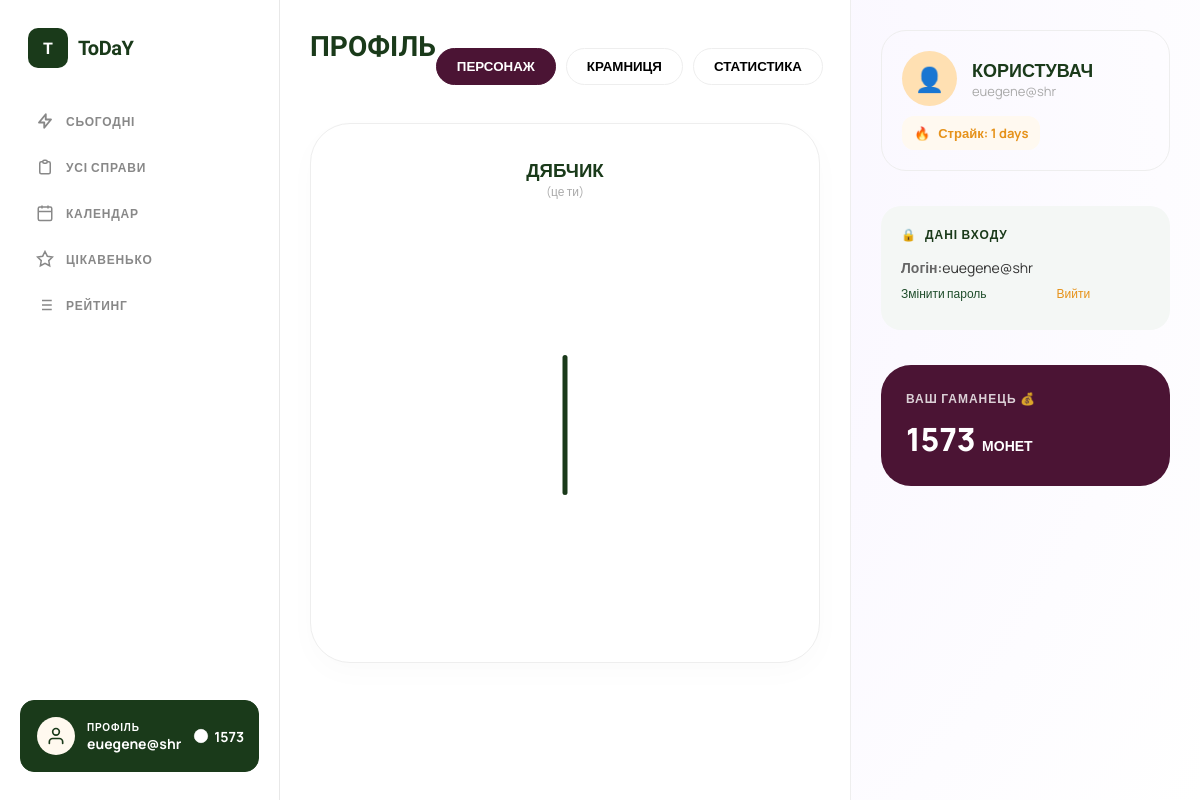
The app's page /profile-shop/ (signed in), older data.
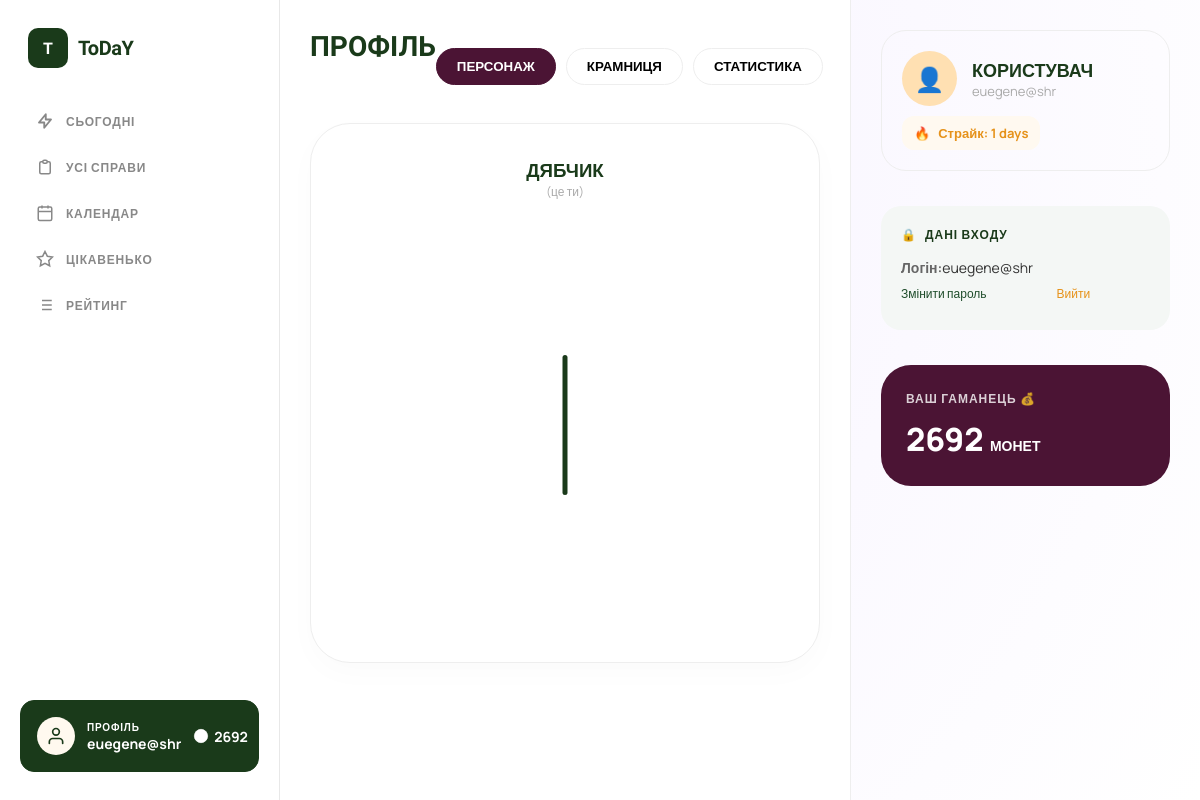
The same page, newer data.
### users/models.py (models this page shows)
class User(AbstractUser):
    email = models.EmailField(unique=True)
    total_points = models.IntegerField(default=0)
    coins = models.IntegerField(default=100)  # added this for coin sysytem
    USERNAME_FIELD = "email"
    REQUIRED_FIELDS = ['username']

### rating/models.py (models this page shows, shortened)
class UserRating(models.Model):
    user = models.OneToOneField(User, on_delete=models.CASCADE, related_name="rating")
    total_points = models.FloatField(default=0)
    current_streak = models.IntegerField(default=1)
    last_completed_date = models.DateField(null=True, blank=True)
    last_penalty_date = models.DateField(null=True, blank=True)

### profile_app/views.py (the view)
# urls.py: path('', views.profile_view, name='main'),
@login_required
def profile_view(request):
    user = request.user
    user_inventory = UserInventory.objects.filter(user=user)
    owned_slugs = list(user_inventory.values_list('item__slug', flat=True))
    equipped_slugs = list(user_inventory.filter(is_equipped=True).values_list('item__slug', flat=True))
    all_items = Item.objects.all()
    stats_query = Task.objects.filter(user=request.user).values(
        'category__name', 'category__color'
    ).annotate(
        total_hours=Sum('estimated_hours')
    ).order_by('-total_hours')
    chart_labels = []
    chart_data = []
    chart_colors = []
    for entry in stats_query:
        name = entry['category__name']
        color = entry['category__color']
        hours = float(entry['total_hours'] or 0)
        if hours > 0:
            if not name:
                chart_labels.append("Інше")
                chart_colors.append("#f0f0f0") # Світло-сірий для "Іншого"
            else:
                chart_labels.append(name)
                if not color or color == "#000000":
                    chart_colors.append("#1f4d2b") # Наприклад, ваш зелений за замовчуванням
                else:
                    chart_colors.append(color)
            chart_data.append(hours)
    user = request.user
    user_rating = None
    if hasattr(user, "rating"):
        user_rating = user.rating
    context = {
        'all_items': all_items,
        'owned_slugs': owned_slugs,
        'equipped_slugs': equipped_slugs,
        'user': user, # тут будуть монети: {{ user.coins }}
        'chart_labels': chart_labels,
        'chart_data': chart_data,
        'chart_colors': chart_colors,
        'stats_summary': list(zip(chart_labels, chart_data, chart_colors)),
        "user_rating": user_rating,
    }
    return render(request, 'myapp/profile.html', context)

### myapp/templates/myapp/profile.html (shortened to what this page needs)
{% load static %}
<!DOCTYPE html>
<html lang="uk">
<head>
    <link rel="stylesheet" href="{% static 'myapp/css/menu.css' %}">
    <link rel="stylesheet" href="{% static 'myapp/css/style.css' %}">
</head>
<body>
<div class="dashboard">
    <aside class="sidebar">
    <div class="logo">
        <div class="logo-icon">T</div>
        <div class="logo-text">ToDaY</div>
    </div>
    <a href="{% url 'tasks:today_tasks' %}" class="nav-label">
        <svg fill="none" viewBox="0 0 24 24" stroke="currentColor" stroke-width="2.5">
        <path stroke-linecap="round" stroke-linejoin="round" d="M13 10V3L4 14h7v7l9-11h-7z"/>
        </svg>
        СЬОГОДНІ
    </a>
    <a href="{% url 'tasks:task_list' %}" class="nav-label">
        <svg fill="none" viewBox="0 0 24 24" stroke="currentColor" stroke-width="2">
        <path stroke-linecap="round" stroke-linejoin="round" d="M9 5H7a2 2 0 00-2 2v12a2 2 0 002 2h10a2 2 0 002-2V7a2 2 0 00-2-2h-2M9 5a2 2 0 002 2h2a2 2 0 002-2M9 5a2 2 0 012-2h2a2 2 0 012 2"/>
        </svg>
        УСІ СПРАВИ
    </a>
    <a href="{% url 'myapp:calendar' %}" class="nav-label" style="text-decoration:none;">
        <svg fill="none" viewBox="0 0 24 24" stroke="currentColor" stroke-width="2">
        <rect x="3" y="4" width="18" height="18" rx="2" ry="2"/>
        <line x1="16" y1="2" x2="16" y2="6"/><line x1="8" y1="2" x2="8" y2="6"/>
        <line x1="3" y1="10" x2="21" y2="10"/>
        </svg>
        КАЛЕНДАР
    </a>
    <a href="{% url 'myapp:interesting' %}" class="nav-label">
        <svg fill="none" viewBox="0 0 24 24" stroke="currentColor" stroke-width="2">
        <polygon points="12 2 15.09 8.26 22 9.27 17 14.14 18.18 21.02 12 17.77 5.82 21.02 7 14.14 2 9.27 8.91 8.26 12 2"/>
        </svg>
        ЦІКАВЕНЬКО
    </a>
    <a href="{% url 'rating:my_rating' %}" class="nav-label">
    <svg fill="none" viewBox="0 0 24 24" stroke="currentColor" stroke-width="2">
        <path d="M8 6h13M8 12h13M8 18h13M3 6h.01M3 12h.01M3 18h.01"/>
    </svg>
    РЕЙТИНГ
    </a>
    <div class="sidebar-spacer"></div>
    <a href="{% url 'myapp:profile' %}" class="profile-card chosen" style="text-decoration: none; color: inherit; display: flex;">
        <div class="profile-avatar">
        <svg width="20" height="20" fill="none" viewBox="0 0 24 24" color="white" stroke-width="2">
            <path stroke-linecap="round" stroke-linejoin="round" d="M20 21v-2a4 4 0 00-4-4H8a4 4 0 00-4 4v2"/>
            <circle cx="12" cy="7" r="4"/>
        </svg>
        </div>
        <div class="profile-info">
        <div class="profile-label">Профіль</div>
        <div class="profile-name">{{ request.user.username }}</div>
        </div>
        <div class="coins">
        <svg width="16" height="16" fill="currentColor" viewBox="0 0 24 24" class="coin-icon">
            <circle cx="12" cy="12" r="10"/>
        </svg>
        {{ request.user.coins|default:0 }}
        </div>
    </a>
    </aside>
    <main class="main-content">
        <div class="profile-header">
            <h1 class="page-title">Профіль</h1>
            <div class="tabs-menuigation" style="display: flex; gap: 10px;">
                <button id="btn-person" onclick="showTab('person')" class="tab-btn active">ПЕРСОНАЖ</button>
                <button id="btn-shop" onclick="showTab('shop')" class="tab-btn">КРАМНИЦЯ</button>
                <button id="btn-stats" onclick="showTab('stats')" class="tab-btn">СТАТИСТИКА</button>
            </div>
        </div>
        <div id="tab-person" class="tab-content">
            <div class="character-card">
                <h3 style="margin: 0; color: var(--green-dark);">ДЯБЧИК</h3>
                <p style="font-size: 12px; color: #aaa; margin-bottom: 30px;">(це ти)</p>
                <div class="dyabchyk-container">
                    <div class="d-part d-body">
                    </div>
                </div>
            </div>
        </div>
    </main>
    <aside class="right-panel">
    <div class="user-info-section">
        <div class="info-card">
            <div style="display: flex; align-items: center; gap: 15px;">
                <div style="width: 55px; height: 55px; background: #ffe0b2; border-radius: 50%; display: flex; align-items: center; justify-content: center; font-size: 24px;">👤</div>
                <div>
                    <div style="font-weight: 900; color: var(--green-dark); font-size: 18px;">КОРИСТУВАЧ</div>
                    <div style="font-size: 13px; color: #aaa;">{{ user.username }}</div>
                </div>
            </div>
            <div class="strike-badge">
                <span>🔥</span>
                <span>Страйк: {{ user_rating.current_streak }} days</span>
            </div>
        </div>
        <div class="login-data-card">
            <div class="login-header">
                <div style="display: flex; align-items: center; gap: 8px;">
                    <span>🔒</span> ДАНІ ВХОДУ
                </div>
            </div>
            <div class="login-field"><span>Логін:</span>{{ user.email }}</div>
            <div class="login-field" style="display: flex; gap: 70px; align-items: center;">
                <a href="{% url 'profile_app:password_reset' %}"
                style="font-size: 12px; font-weight: 500; color: #1f4d2b; text-decoration: none; transition: all 0.2s;"
                onmouseover="this.style.color='#4b1434'; this.style.transform='translateY(-2px)';"
                onmouseout="this.style.color='#1f4d2b'; this.style.transform='translateY(0)';">
                    Змінити пароль
                </a>
                <a href="{% url 'users:sign_out' %}"
                    style="font-size: 12px; font-weight: 500; color: #e6921a; text-decoration: none; transition: all 0.2s;"
                    onmouseover="this.style.color='#4b1434'; this.style.transform='translateY(-2px)';"
                    onmouseout="this.style.color='#e6921a'; this.style.transform='translateY(0)';">
                        Вийти
                </a>
            </div>
        </div>
        <div class="wallet-card-new">
            <div class="wallet-title">ВАШ ГАМАНЕЦЬ 💰</div>
            <div class="wallet-amount">
                <span id="coin-count-display">{{ user.coins }}</span> <span style="font-size: 14px;">МОНЕТ</span>
            </div>
        </div>
    </div>
</aside>
</div>
</body>
</html>

### myapp/static/myapp/css/menu.css (style rules this page uses)
:root { --green-dark: #1a3a1a; --green-mid: #2d5a2d; --green-accent: #3d7a3d; --orange: #f07c00; --orange-light: #ff9a1f; --purple: #6b0f4e; --bg: #f4f6f4; --card-bg: #ffffff; --text-dark: #1a1a1a; --text-muted: #888; --border: #e8e8e8; }
* { margin: 0; padding: 0; box-sizing: border-box; }
body { font-family: 'Manrope', sans-serif; background: var(--bg); display: flex; height: 100vh; overflow: hidden; color: var(--text-dark); }
.sidebar { width: 280px; flex-shrink: 0; background: hsl(0, 0%, 100%); border-right: 1px solid var(--border); display: flex; flex-direction: column; padding: 28px 20px; gap: 4px; position: sticky; top: 0; height: 100vh; }
.logo { display: flex; align-items: center; gap: 10px; padding: 0 8px; margin-bottom: 28px; }
.logo-icon { width: 40px; height: 40px; background: var(--green-dark); border-radius: 10px; display: flex; align-items: center; justify-content: center; color: white; font-family: 'Unbounded', sans-serif; font-weight: 900; font-size: 16px; }
.logo-text { font-family: 'Unbounded', sans-serif; font-weight: 700; font-size: 20px; color: var(--green-dark); letter-spacing: -0.5px; }
.nav-label { text-decoration: none; display: flex; align-items: center; gap: 12px; padding: 12px 16px; border-radius: 14px; cursor: pointer; color: #888; font-size: 12px; font-weight: 700; letter-spacing: 0.8px; text-transform: uppercase; transition: all 0.2s; position: relative; user-select: none; }
.sidebar .chosen { background: var(--green-dark); color: white; border-radius: 14px; position: relative; transition: background 0.2s, color 0.2s; }
.sidebar .chosen svg { stroke: white; }
.nav-label svg { width: 18px; height: 18px; flex-shrink: 0; }
.sidebar-spacer { flex: 1; }
.profile-card { background: white; border-radius: 16px; padding: 16px; display: flex; align-items: center; gap: 12px; border: 1px solid var(--border); }
.profile-avatar { width: 38px; height: 38px; border-radius: 50%; background: #fff9ef; display: flex; align-items: center; justify-content: center; color: var(--orange); flex-shrink: 0; }
.profile-info { flex: 1; }
.profile-label { font-size: 10px; letter-spacing: 0.8px; text-transform: uppercase; color: var(--text-muted); font-weight: 700; }
.profile-name { font-size: 14px; font-weight: 700; color: var(--text-dark); }
.coin-icon { color: var(--orange); }
.sidebar .profile-card.chosen { background: var(--green-dark); color: white; border-color: var(--green-dark); transition: background 0.2s, color 0.2s, border-color 0.2s; }
.sidebar .profile-card.chosen .profile-name, .sidebar .profile-card.chosen .profile-label { color: white; }
.sidebar .profile-card.chosen .coins { color: white; }
.sidebar .profile-card.chosen .profile-avatar svg { stroke: var(--green-dark); }
.coins { display: flex; align-items: center; gap: 5px; font-weight: 700; font-size: 14px; color: var(--text-dark); }
.coins svg { color: white; }

Row changes from the older to the newer data that the page shows:
changed User "euegene@shr": user.coins "1573" → "2692"; coins "1573" → "2692"
